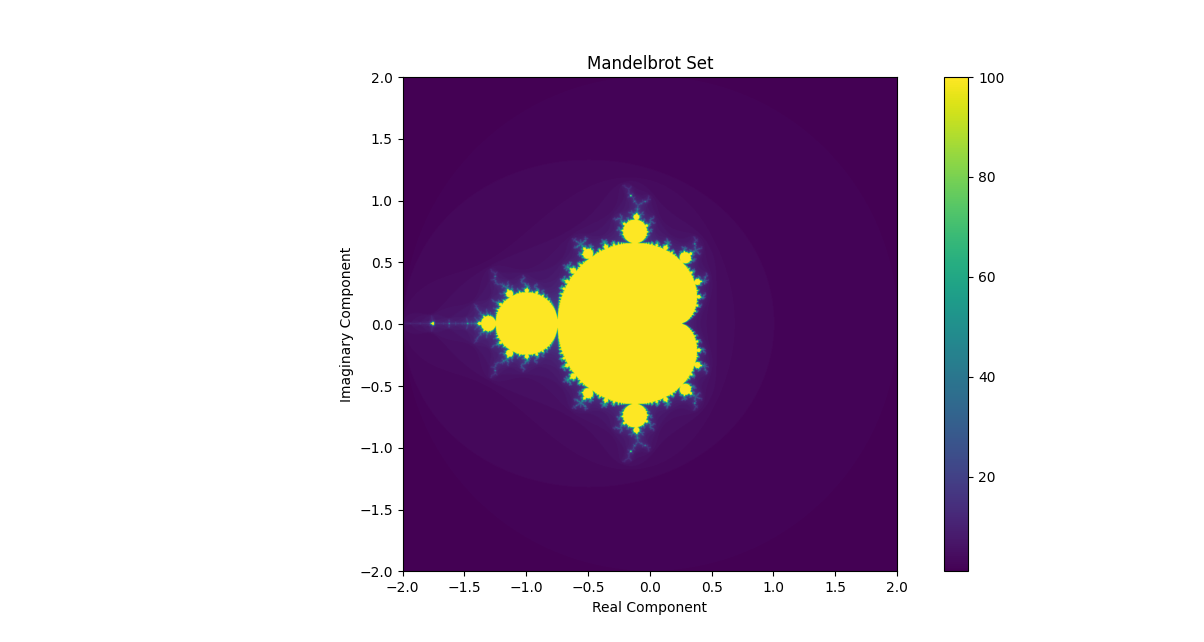

Write the Python code that produced this figure.
import numpy as np
import matplotlib.pyplot as plt

n = 2222

x = np.linspace(-2, 2, n)
y = np.linspace(-2, 2, n)

x, y = np.meshgrid(x, y)
c = y*1j + x

z = np.zeros_like(c)
mandelbrot = np.zeros_like(c, dtype=int)

for i in range(100):
	mask = np.abs(z) < 2.0
	z[mask] = z[mask] ** 2 + c[mask]
	mandelbrot += mask

plt.imshow(mandelbrot, extent=(-2, 2, -2, 2), interpolation='bilinear')
plt.title("Mandelbrot Set")
plt.xlabel("Real Component")
plt.ylabel("Imaginary Component")
plt.colorbar()
plt.show()
